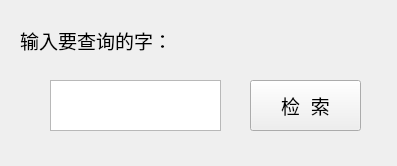
<?xml version="1.0" encoding="UTF-8"?>
<ui version="4.0">
 <class>Form</class>
 <widget class="QWidget" name="Form">
  <property name="geometry">
   <rect>
    <x>0</x>
    <y>0</y>
    <width>397</width>
    <height>166</height>
   </rect>
  </property>
  <property name="windowTitle">
   <string>Form</string>
  </property>
  <widget class="QLabel" name="label">
   <property name="geometry">
    <rect>
     <x>20</x>
     <y>20</y>
     <width>201</width>
     <height>41</height>
    </rect>
   </property>
   <property name="font">
    <font>
     <family>書體坊顏體㊣</family>
     <pointsize>14</pointsize>
    </font>
   </property>
   <property name="text">
    <string>输入要查询的字：</string>
   </property>
  </widget>
  <widget class="QPushButton" name="pushButton">
   <property name="geometry">
    <rect>
     <x>250</x>
     <y>80</y>
     <width>111</width>
     <height>51</height>
    </rect>
   </property>
   <property name="font">
    <font>
     <family>書體坊顏體㊣</family>
     <pointsize>14</pointsize>
    </font>
   </property>
   <property name="text">
    <string>检  索</string>
   </property>
  </widget>
  <widget class="QTextEdit" name="textEdit">
   <property name="geometry">
    <rect>
     <x>50</x>
     <y>80</y>
     <width>171</width>
     <height>51</height>
    </rect>
   </property>
   <property name="font">
    <font>
     <family>書體坊顏體㊣</family>
     <pointsize>24</pointsize>
    </font>
   </property>
   <property name="html">
    <string>&lt;!DOCTYPE HTML PUBLIC &quot;-//W3C//DTD HTML 4.0//EN&quot; &quot;http://www.w3.org/TR/REC-html40/strict.dtd&quot;&gt;
&lt;html&gt;&lt;head&gt;&lt;meta name=&quot;qrichtext&quot; content=&quot;1&quot; /&gt;&lt;style type=&quot;text/css&quot;&gt;
p, li { white-space: pre-wrap; }
&lt;/style&gt;&lt;/head&gt;&lt;body style=&quot; font-family:'書體坊顏體㊣'; font-size:24pt; font-weight:400; font-style:normal;&quot;&gt;
&lt;p style=&quot;-qt-paragraph-type:empty; margin-top:0px; margin-bottom:0px; margin-left:0px; margin-right:0px; -qt-block-indent:0; text-indent:0px;&quot;&gt;&lt;br /&gt;&lt;/p&gt;&lt;/body&gt;&lt;/html&gt;</string>
   </property>
  </widget>
 </widget>
 <resources/>
 <connections/>
</ui>
